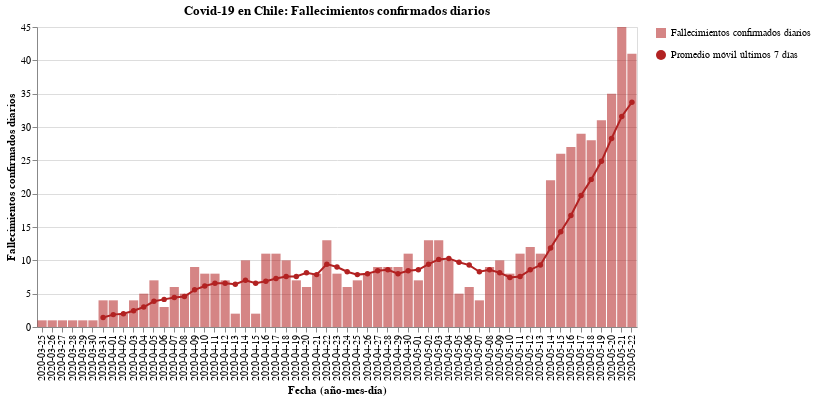

Notebook cell for this chart:
### Code cell
#hide_input
bars = alt.Chart(new_deaths).mark_bar(opacity=0.7, color='firebrick').encode(
    x = alt.X('Dates:N', axis=alt.Axis(title='Fecha (año-mes-día)')),
    y = alt.Y('New_deaths:Q', axis=alt.Axis(title='Fallecimientos confirmados diarios')),
    tooltip = ['Dates', 'New_deaths'],
    opacity=alt.Opacity('Fallecimientos confirmados diarios', legend=alt.Legend(title=""))
)

line = alt.Chart(new_deaths).mark_line(point={
      "filled": True,
      "fill": "firebrick"
    }, color='firebrick').encode(
    x=alt.X('Dates:N', axis=alt.Axis(title='Fecha (año-mes-día)')),
    y = alt.Y('Rolling:Q'),
    shape=alt.Shape('Promedio móvil últimos 7 días', legend=alt.Legend(title=""))
)

(bars + line).properties(
    title='Covid-19 en Chile: Fallecimientos confirmados diarios',
    width=600
)

### Figure 1 — Vega-Lite specification as saved in the notebook (floating-point values rounded to 4 significant figures)
{"config": {"view": {"continuousWidth": 400, "continuousHeight": 300}}, "layer": [{"mark": {"type": "bar", "color": "firebrick", "opacity": 0.7}, "encoding": {"opacity": {"type": "nominal", "field": "Fallecimientos confirmados diarios", "legend": {"title": ""}}, "tooltip": [{"type": "nominal", "field": "Dates"}, {"type": "quantitative", "field": "New_deaths"}], "x": {"type": "nominal", "axis": {"title": "Fecha (año-mes-día)"}, "field": "Dates"}, "y": {"type": "quantitative", "axis": {"title": "Fallecimientos confirmados diarios"}, "field": "New_deaths"}}}, {"mark": {"type": "line", "color": "firebrick", "point": {"filled": true, "fill": "firebrick"}}, "encoding": {"shape": {"type": "nominal", "field": "Promedio móvil últimos 7 días", "legend": {"title": ""}}, "x": {"type": "nominal", "axis": {"title": "Fecha (año-mes-día)"}, "field": "Dates"}, "y": {"type": "quantitative", "field": "Rolling"}}}], "data": {"name": "data-5d73f98b5e7d89309712d1178f1d85f7"}, "title": "Covid-19 en Chile: Fallecimientos confirmados diarios", "width": 600, "$schema": "https://vega.github.io/schema/vega-lite/v4.8.1.json", "datasets": {"data-5d73f98b5e7d89309712d1178f1d85f7": [{"Dates": "2020-03-25", "New_deaths": 1, "Rolling": null, "Fallecimientos confirmados diarios": "Fallecimientos confirmados diarios", "Promedio móvil últimos 7 días": "Promedio móvil últimos 7 días"}, {"Dates": "2020-03-26", "New_deaths": 1, "Rolling": null, "Fallecimientos confirmados diarios": "Fallecimientos confirmados diarios", "Promedio móvil últimos 7 días": "Promedio móvil últimos 7 días"}, {"Dates": "2020-03-27", "New_deaths": 1, "Rolling": null, "Fallecimientos confirmados diarios": "Fallecimientos confirmados diarios", "Promedio móvil últimos 7 días": "Promedio móvil últimos 7 días"}, {"Dates": "2020-03-28", "New_deaths": 1, "Rolling": null, "Fallecimientos confirmados diarios": "Fallecimientos confirmados diarios", "Promedio móvil últimos 7 días": "Promedio móvil últimos 7 días"}, {"Dates": "2020-03-29", "New_deaths": 1, "Rolling": null, "Fallecimientos confirmados diarios": "Fallecimientos confirmados diarios", "Promedio móvil últimos 7 días": "Promedio móvil últimos 7 días"}, {"Dates": "2020-03-30", "New_deaths": 1, "Rolling": null, "Fallecimientos confirmados diarios": "Fallecimientos confirmados diarios", "Promedio móvil últimos 7 días": "Promedio móvil últimos 7 días"}, {"Dates": "2020-03-31", "New_deaths": 4, "Rolling": 1.429, "Fallecimientos confirmados diarios": "Fallecimientos confirmados diarios", "Promedio móvil últimos 7 días": "Promedio móvil últimos 7 días"}, {"Dates": "2020-04-01", "New_deaths": 4, "Rolling": 1.857, "Fallecimientos confirmados diarios": "Fallecimientos confirmados diarios", "Promedio móvil últimos 7 días": "Promedio móvil últimos 7 días"}, {"Dates": "2020-04-02", "New_deaths": 2, "Rolling": 2.0, "Fallecimientos confirmados diarios": "Fallecimientos confirmados diarios", "Promedio móvil últimos 7 días": "Promedio móvil últimos 7 días"}, {"Dates": "2020-04-03", "New_deaths": 4, "Rolling": 2.429, "Fallecimientos confirmados diarios": "Fallecimientos confirmados diarios", "Promedio móvil últimos 7 días": "Promedio móvil últimos 7 días"}, {"Dates": "2020-04-04", "New_deaths": 5, "Rolling": 3.0, "Fallecimientos confirmados diarios": "Fallecimientos confirmados diarios", "Promedio móvil últimos 7 días": "Promedio móvil últimos 7 días"}, {"Dates": "2020-04-05", "New_deaths": 7, "Rolling": 3.857, "Fallecimientos confirmados diarios": "Fallecimientos confirmados diarios", "Promedio móvil últimos 7 días": "Promedio móvil últimos 7 días"}, {"Dates": "2020-04-06", "New_deaths": 3, "Rolling": 4.143, "Fallecimientos confirmados diarios": "Fallecimientos confirmados diarios", "Promedio móvil últimos 7 días": "Promedio móvil últimos 7 días"}, {"Dates": "2020-04-07", "New_deaths": 6, "Rolling": 4.429, "Fallecimientos confirmados diarios": "Fallecimientos confirmados diarios", "Promedio móvil últimos 7 días": "Promedio móvil últimos 7 días"}, {"Dates": "2020-04-08", "New_deaths": 5, "Rolling": 4.571, "Fallecimientos confirmados diarios": "Fallecimientos confirmados diarios", "Promedio móvil últimos 7 días": "Promedio móvil últimos 7 días"}, {"Dates": "2020-04-09", "New_deaths": 9, "Rolling": 5.571, "Fallecimientos confirmados diarios": "Fallecimientos confirmados diarios", "Promedio móvil últimos 7 días": "Promedio móvil últimos 7 días"}, {"Dates": "2020-04-10", "New_deaths": 8, "Rolling": 6.143, "Fallecimientos confirmados diarios": "Fallecimientos confirmados diarios", "Promedio móvil últimos 7 días": "Promedio móvil últimos 7 días"}, {"Dates": "2020-04-11", "New_deaths": 8, "Rolling": 6.571, "Fallecimientos confirmados diarios": "Fallecimientos confirmados diarios", "Promedio móvil últimos 7 días": "Promedio móvil últimos 7 días"}, {"Dates": "2020-04-12", "New_deaths": 7, "Rolling": 6.571, "Fallecimientos confirmados diarios": "Fallecimientos confirmados diarios", "Promedio móvil últimos 7 días": "Promedio móvil últimos 7 días"}, {"Dates": "2020-04-13", "New_deaths": 2, "Rolling": 6.429, "Fallecimientos confirmados diarios": "Fallecimientos confirmados diarios", "Promedio móvil últimos 7 días": "Promedio móvil últimos 7 días"}, {"Dates": "2020-04-14", "New_deaths": 10, "Rolling": 7.0, "Fallecimientos confirmados diarios": "Fallecimientos confirmados diarios", "Promedio móvil últimos 7 días": "Promedio móvil últimos 7 días"}, {"Dates": "2020-04-15", "New_deaths": 2, "Rolling": 6.571, "Fallecimientos confirmados diarios": "Fallecimientos confirmados diarios", "Promedio móvil últimos 7 días": "Promedio móvil últimos 7 días"}, {"Dates": "2020-04-16", "New_deaths": 11, "Rolling": 6.857, "Fallecimientos confirmados diarios": "Fallecimientos confirmados diarios", "Promedio móvil últimos 7 días": "Promedio móvil últimos 7 días"}, {"Dates": "2020-04-17", "New_deaths": 11, "Rolling": 7.286, "Fallecimientos confirmados diarios": "Fallecimientos confirmados diarios", "Promedio móvil últimos 7 días": "Promedio móvil últimos 7 días"}, {"Dates": "2020-04-18", "New_deaths": 10, "Rolling": 7.571, "Fallecimientos confirmados diarios": "Fallecimientos confirmados diarios", "Promedio móvil últimos 7 días": "Promedio móvil últimos 7 días"}, {"Dates": "2020-04-19", "New_deaths": 7, "Rolling": 7.571, "Fallecimientos confirmados diarios": "Fallecimientos confirmados diarios", "Promedio móvil últimos 7 días": "Promedio móvil últimos 7 días"}, {"Dates": "2020-04-20", "New_deaths": 6, "Rolling": 8.143, "Fallecimientos confirmados diarios": "Fallecimientos confirmados diarios", "Promedio móvil últimos 7 días": "Promedio móvil últimos 7 días"}, {"Dates": "2020-04-21", "New_deaths": 8, "Rolling": 7.857, "Fallecimientos confirmados diarios": "Fallecimientos confirmados diarios", "Promedio móvil últimos 7 días": "Promedio móvil últimos 7 días"}, {"Dates": "2020-04-22", "New_deaths": 13, "Rolling": 9.429, "Fallecimientos confirmados diarios": "Fallecimientos confirmados diarios", "Promedio móvil últimos 7 días": "Promedio móvil últimos 7 días"}, {"Dates": "2020-04-23", "New_deaths": 8, "Rolling": 9.0, "Fallecimientos confirmados diarios": "Fallecimientos confirmados diarios", "Promedio móvil últimos 7 días": "Promedio móvil últimos 7 días"}, {"Dates": "2020-04-24", "New_deaths": 6, "Rolling": 8.286, "Fallecimientos confirmados diarios": "Fallecimientos confirmados diarios", "Promedio móvil últimos 7 días": "Promedio móvil últimos 7 días"}, {"Dates": "2020-04-25", "New_deaths": 7, "Rolling": 7.857, "Fallecimientos confirmados diarios": "Fallecimientos confirmados diarios", "Promedio móvil últimos 7 días": "Promedio móvil últimos 7 días"}, {"Dates": "2020-04-26", "New_deaths": 8, "Rolling": 8.0, "Fallecimientos confirmados diarios": "Fallecimientos confirmados diarios", "Promedio móvil últimos 7 días": "Promedio móvil últimos 7 días"}, {"Dates": "2020-04-27", "New_deaths": 9, "Rolling": 8.429, "Fallecimientos confirmados diarios": "Fallecimientos confirmados diarios", "Promedio móvil últimos 7 días": "Promedio móvil últimos 7 días"}, {"Dates": "2020-04-28", "New_deaths": 9, "Rolling": 8.571, "Fallecimientos confirmados diarios": "Fallecimientos confirmados diarios", "Promedio móvil últimos 7 días": "Promedio móvil últimos 7 días"}, {"Dates": "2020-04-29", "New_deaths": 9, "Rolling": 8.0, "Fallecimientos confirmados diarios": "Fallecimientos confirmados diarios", "Promedio móvil últimos 7 días": "Promedio móvil últimos 7 días"}, {"Dates": "2020-04-30", "New_deaths": 11, "Rolling": 8.429, "Fallecimientos confirmados diarios": "Fallecimientos confirmados diarios", "Promedio móvil últimos 7 días": "Promedio móvil últimos 7 días"}, {"Dates": "2020-05-01", "New_deaths": 7, "Rolling": 8.571, "Fallecimientos confirmados diarios": "Fallecimientos confirmados diarios", "Promedio móvil últimos 7 días": "Promedio móvil últimos 7 días"}, {"Dates": "2020-05-02", "New_deaths": 13, "Rolling": 9.429, "Fallecimientos confirmados diarios": "Fallecimientos confirmados diarios", "Promedio móvil últimos 7 días": "Promedio móvil últimos 7 días"}, {"Dates": "2020-05-03", "New_deaths": 13, "Rolling": 10.14, "Fallecimientos confirmados diarios": "Fallecimientos confirmados diarios", "Promedio móvil últimos 7 días": "Promedio móvil últimos 7 días"}, {"Dates": "2020-05-04", "New_deaths": 10, "Rolling": 10.29, "Fallecimientos confirmados diarios": "Fallecimientos confirmados diarios", "Promedio móvil últimos 7 días": "Promedio móvil últimos 7 días"}, {"Dates": "2020-05-05", "New_deaths": 5, "Rolling": 9.714, "Fallecimientos confirmados diarios": "Fallecimientos confirmados diarios", "Promedio móvil últimos 7 días": "Promedio móvil últimos 7 días"}, {"Dates": "2020-05-06", "New_deaths": 6, "Rolling": 9.286, "Fallecimientos confirmados diarios": "Fallecimientos confirmados diarios", "Promedio móvil últimos 7 días": "Promedio móvil últimos 7 días"}, {"Dates": "2020-05-07", "New_deaths": 4, "Rolling": 8.286, "Fallecimientos confirmados diarios": "Fallecimientos confirmados diarios", "Promedio móvil últimos 7 días": "Promedio móvil últimos 7 días"}, {"Dates": "2020-05-08", "New_deaths": 9, "Rolling": 8.571, "Fallecimientos confirmados diarios": "Fallecimientos confirmados diarios", "Promedio móvil últimos 7 días": "Promedio móvil últimos 7 días"}, {"Dates": "2020-05-09", "New_deaths": 10, "Rolling": 8.143, "Fallecimientos confirmados diarios": "Fallecimientos confirmados diarios", "Promedio móvil últimos 7 días": "Promedio móvil últimos 7 días"}, {"Dates": "2020-05-10", "New_deaths": 8, "Rolling": 7.429, "Fallecimientos confirmados diarios": "Fallecimientos confirmados diarios", "Promedio móvil últimos 7 días": "Promedio móvil últimos 7 días"}, {"Dates": "2020-05-11", "New_deaths": 11, "Rolling": 7.571, "Fallecimientos confirmados diarios": "Fallecimientos confirmados diarios", "Promedio móvil últimos 7 días": "Promedio móvil últimos 7 días"}, {"Dates": "2020-05-12", "New_deaths": 12, "Rolling": 8.571, "Fallecimientos confirmados diarios": "Fallecimientos confirmados diarios", "Promedio móvil últimos 7 días": "Promedio móvil últimos 7 días"}, {"Dates": "2020-05-13", "New_deaths": 11, "Rolling": 9.286, "Fallecimientos confirmados diarios": "Fallecimientos confirmados diarios", "Promedio móvil últimos 7 días": "Promedio móvil últimos 7 días"}, {"Dates": "2020-05-14", "New_deaths": 22, "Rolling": 11.86, "Fallecimientos confirmados diarios": "Fallecimientos confirmados diarios", "Promedio móvil últimos 7 días": "Promedio móvil últimos 7 días"}, {"Dates": "2020-05-15", "New_deaths": 26, "Rolling": 14.29, "Fallecimientos confirmados diarios": "Fallecimientos confirmados diarios", "Promedio móvil últimos 7 días": "Promedio móvil últimos 7 días"}, {"Dates": "2020-05-16", "New_deaths": 27, "Rolling": 16.71, "Fallecimientos confirmados diarios": "Fallecimientos confirmados diarios", "Promedio móvil últimos 7 días": "Promedio móvil últimos 7 días"}, {"Dates": "2020-05-17", "New_deaths": 29, "Rolling": 19.71, "Fallecimientos confirmados diarios": "Fallecimientos confirmados diarios", "Promedio móvil últimos 7 días": "Promedio móvil últimos 7 días"}, {"Dates": "2020-05-18", "New_deaths": 28, "Rolling": 22.14, "Fallecimientos confirmados diarios": "Fallecimientos confirmados diarios", "Promedio móvil últimos 7 días": "Promedio móvil últimos 7 días"}, {"Dates": "2020-05-19", "New_deaths": 31, "Rolling": 24.86, "Fallecimientos confirmados diarios": "Fallecimientos confirmados diarios", "Promedio móvil últimos 7 días": "Promedio móvil últimos 7 días"}, {"Dates": "2020-05-20", "New_deaths": 35, "Rolling": 28.29, "Fallecimientos confirmados diarios": "Fallecimientos confirmados diarios", "Promedio móvil últimos 7 días": "Promedio móvil últimos 7 días"}, {"Dates": "2020-05-21", "New_deaths": 45, "Rolling": 31.57, "Fallecimientos confirmados diarios": "Fallecimientos confirmados diarios", "Promedio móvil últimos 7 días": "Promedio móvil últimos 7 días"}, {"Dates": "2020-05-22", "New_deaths": 41, "Rolling": 33.71, "Fallecimientos confirmados diarios": "Fallecimientos confirmados diarios", "Promedio móvil últimos 7 días": "Promedio móvil últimos 7 días"}]}}
